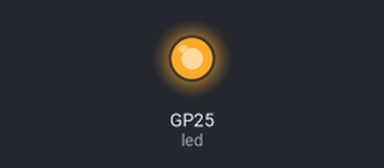
Bench run of a program on a simulated Raspberry Pi Pico running CircuitPython. Parts: output pins drawn as LEDs (lit = HIGH). What the program prints to the serial console is not drawn.

Above: at 0.1 s.
Timing chart, 0 to 1.6 s (numbered marks = the images above):
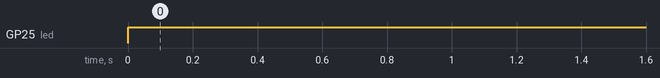

Measured:
- by itself, GP25 (led): LOW → HIGH at 0.00 s

The program:

code.py
```python
# maaaaaaaaaaaaaaaaaaaaaaasters
import board
import busio
import time
import digitalio

master_hc05 = busio.UART(board.GP16, board.GP17,baudrate=9600)

led = digitalio.DigitalInOut(board.LED)
led.direction = digitalio.Direction.OUTPUT


# CONSTANTS
TIMEOUT = 1

def sendCMD_waitResp(cmd, uart=master_hc05, timeout=TIMEOUT):
    print("CMD: " + cmd)
    uart.write(cmd)
    waitResp(uart, timeout)
    print()

def waitResp(uart=master_hc05, timeout=TIMEOUT):
    prvMills = time.monotonic()
    resp = b""
    while (time.monotonic()-prvMills)<timeout:
        if uart.any():
            resp = b"".join([resp, uart.read(1)])
    print(resp)
i = 0

while True:
    led.value = True
    master_hc05.write(f'Comanda {i}\n\r')
    print(f'Comanda {i}\n\r')
    if i == 9:
        i = 0
    else:
        i = i + 1
    time.sleep(1)
```
